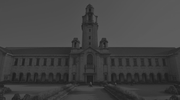
%> input picture DIP Assignment 2/Data/Images/IIScMainBuilding_LowContrast.png, 180 x 100 px, shrunk from 1200 x 667 before the run
$ octave A2Q1.m   (GNU Octave 9; MATLAB toolbox functions it lacks are replaced by stand-ins)
%> lines starting %> are read from the running program, lines starting %| are printed output that depends on the picture
### DIP Assignment 2/Source/fullScaleCE.m
function [enhcImg,counts,binLocs] = fullScaleCE(img)

% This function performs full scale contrast enhancement of input image 'img' to
% produce an output image 'enhcImg' and its histogram

% performing full scale contrast enhancement
img=double(img);
H=max(img(:));
L=min(img(:));
enhcImg=255/(H-L)*(img-L);
enhcImg(enhcImg>255)=255;
enhcImg(enhcImg<0)=0;
enhcImg=uint8(enhcImg);

% computing the histogram of enhcImg
[counts,binLocs]=myHistGS(enhcImg,256);

end


### DIP Assignment 2/Source/myHistGS.m
function [counts,binLocs] = myHistGS(img,nBins)

% This function computes the histogram of the input image 'img'
[x, y] = size(img);

binLocs = (0:nBins-1)';
counts = zeros(nBins,1);

for j = 1 : x
     for k = 1 : y
         m= img(j,k);
         counts(m+1)=counts(m+1)+1;
     end
end

end


### DIP Assignment 2/Source/imageExpOp.m
function [enhcImg,counts,binLocs] = imageExpOp(img)

% This function performs exp operation on each pixel value of input image 'img' to
% produce an output image 'enhcImg' and its histogram

% performing exp operation on the image
img=double(img);
img=img/255;
enhcImg=im2uint8(mat2gray(exp(img)));

% computing the histogram of enhcImg
[counts,binLocs]=myHistGS(enhcImg,256);

end


### DIP Assignment 2/Source/imageLogOp.m
function [enhcImg,counts,binLocs] = imageLogOp(img)

% This function performs exp operation on each pixel value of input image 'img' to
% produce an output image 'enhcImg' and its histogram

% performing log operation on the image
img=double(img);
img=img/255;
enhcImg=im2uint8(mat2gray(log(1+img)));

% computing the histogram of enhcImg
[counts,binLocs]=myHistGS(enhcImg,256);

end


### DIP Assignment 2/Source/histogramEqualisation.m
function [enhcImg,counts,binLocs] = histogramEqualisation(img)
% This function performs histogram equalization on the input image 'img' to
% produce an output image 'enhcImg' and its histogram

% performing histogram equalization on the input image
freq=myHistGS(img,256);
tot_pix=sum(freq);
pmf=freq/tot_pix;
pmf=pmf';
cdf=zeros(256,1);

cdf(1)=pmf(1);
for i = 1:255
    cdf(i+1)=cdf(i)+pmf(i+1);
end

[x, y] = size(img);
enhcImg=zeros(x,y);

for i = 1 : x
     for j = 1 : y
         enhcImg(i,j)=cdf(img(i,j)+1);
     end
end

enhcImg=im2uint8(enhcImg);

% computing the histogram of enhcImg
[counts,binLocs]=myHistGS(enhcImg,256);

end


### DIP Assignment 2/Source/myCLAHE.m
%Note : The code for implementing CLAHE has been taken from
%the internet. I have done debugging on the code and removed
%the errors. I have understood the overall algorithm and its
%operation.

function [enhcImg,counts,binLocs] = myCLAHE(img,normClipLimit)
%This function performs Conntrast-limited Adaptive Histogram Equalization (CLAHE)
% on the input image 'img' to produce an output image 'enhcImg' and its histogram

img=imresize(img,round((size(img)/8))*8);
dimI = size (img);
numTiles = [8 8];% [8 8] image blocks
dimTile = dimI ./ numTiles;%size of the single tile
fullRange = [0 255];
numBins = 256;

numPixInTile = prod (dimTile);%the number of pixels included in each block
minClipLimit = ceil (numPixInTile / numBins);
clipLimit = minClipLimit + round(normClipLimit*(numPixInTile-minClipLimit));%actual clip limit
tileMappings = makeTileMappings(img, numTiles, dimTile, numBins, clipLimit, fullRange);

enhcImg = makeClaheImage(img, tileMappings, numTiles,dimTile);

% computing the histogram of enhcImg
[counts,binLocs]=myHistGS(enhcImg,256);
end

### DIP Assignment 2/Source/makeTileMappings.m
%Note : The code for implementing CLAHE has been taken from
%the internet. I have done debugging on the code and removed
%the errors. I have understood the overall algorithm and its
%operation.

function tileMappings = makeTileMappings(I, numTiles, dimTile, numBins, clipLimit,fullRange)

% Calculate the equalized lookup table (mapping) based on cumulating the input
% histogram.
% Calculates the Clahe histogram of each Patch,
% arrangement to the corresponding position in the corresponding order.

numPixInTile = prod (dimTile);

tileMappings = cell (numTiles);% creates an empty matrix of 8 * 8 dimensions

% extract and process each tile
imgCol = 1;
for col=1:numTiles(2)
    imgRow = 1;
    for row=1:numTiles(1)

        tile = I(imgRow:imgRow+dimTile(1)-1,imgCol:imgCol+dimTile(2)-1);
        % input parsing of imhist
        tileHist = imhist (tile, numBins);% column vector, histogram on this area
        tileHist = clipHistogram(tileHist, clipLimit, numBins);
        tileMapping = makeMapping(tileHist,fullRange,numPixInTile);% histogram equalization mapping
        % assemble individual tile mappings by storing them in a cell array;
        tileMappings {row, col} = tileMapping;%the result is deposited in the final histogram matrix
        imgRow = imgRow + dimTile(1);% transform to the next block

    end
    imgCol = imgCol + dimTile(2); % move to the next column of tiles
end

end

### DIP Assignment 2/Source/makeClaheImage.m
%Note : The code for implementing CLAHE has been taken from
%the internet. I have done debugging on the code and removed
%the errors. I have understood the overall algorithm and its
%operation.

function claheI = makeClaheImage(I, tileMappings, numTiles,dimTile)
% This function interpolates between neighboring tile mappings to produce a
% new mapping in order to remove artificially induced tile borders.
% Otherwise, these borders would become quite visible. The resulting
% mapping is applied to the input image thus producing a CLAHE processed
% image.
[ri,ci] = size(I);
claheI=zeros(ri,ci);
claheI=cast(claheI, class(I));

imgTileRow=1;
for k = 1: numTiles(1) + 1
    if k == 1 %special case: top row
        imgTileNumRows = dimTile(1) / 2;
        mapTileRows = [1 1];
    else
        if k == numTiles(1)+1 %special case: bottom row
            imgTileNumRows = dimTile(1)/2;
            mapTileRows = [numTiles(1) numTiles(1)];
        else %default values
            imgTileNumRows = dimTile(1);
            mapTileRows = [k-1, k]; %[upperRow lowerRow]
        end
    end

    % loop over columns of the tileMappings cell array
    imgTileCol=1;
    for l=1:numTiles(2)+1
        if l == 1 %special case: left column
            imgTileNumCols = dimTile(2)/2;
            mapTileCols = [1, 1];
        else
            if l == numTiles(2)+1 % special case: right column
                imgTileNumCols = dimTile(2)/2;
                mapTileCols = [numTiles(2), numTiles(2)];
            else %default values
                imgTileNumCols = dimTile(2);
                mapTileCols = [l-1, l]; % right left
            end
        end

        % Extract four tile mappings
        ulMapTile = tileMappings{mapTileRows(1), mapTileCols(1)};
        urMapTile = tileMappings{mapTileRows(1), mapTileCols(2)};
        blMapTile = tileMappings{mapTileRows(2), mapTileCols(1)};
        brMapTile = tileMappings{mapTileRows(2), mapTileCols(2)};

        % Calculate assignment of pixels within a submatrix of the image specified by imgTileIdx. This
        % is done by a bilinear interpolation between four different mappings
        % in order to eliminate boundary artifacts.
        imgTileNumRows=floor(imgTileNumRows);
        imgTileNumCols=floor(imgTileNumCols);
        normFactor = imgTileNumRows*imgTileNumCols;

        for i = 1:imgTileNumRows

            for j = 1: imgTileNumCols
                rowidx = imgTileRow+i-1;
                colidx  = imgTileCol+j-1;

                claheI(rowidx, colidx) = ...
                    ((imgTileNumRows-i)*((imgTileNumCols-j)*double(ulMapTile(I(rowidx,colidx)+1))+...
                    j*double(urMapTile(I(rowidx,colidx)+1)))+...
                    i*((imgTileNumCols-j)*double(blMapTile(I(rowidx,colidx)+1))+...
                    j*double(brMapTile(I(rowidx,colidx)+1))))...
                    /normFactor;

            end
        end
        imgTileCol = imgTileCol + imgTileNumCols;

    end
    imgTileRow = imgTileRow + imgTileNumRows;
end
end

### DIP Assignment 2/Source/A2Q1.m
% Digital Image Processing - Assignment #02
% Question #01
% Author: Mohit Kumar
% Date: September 13,2021

%Note : The code for implementing CLAHE has been taken from
%the internet. I have done debugging on the code and removed
%the errors. I have understood the overall algorithm and its
%operation.

%images IIScMainBuilding_LowContrast.png, LowLight_2.png,
% LowLight_3.png, Hazy.png, StoneFace.png

clc;
clear all;
close all;

% Please run the the script for the different images (names given above)
% by changing the file name in the image_path variable.

image_path = '../Data/Images/IIScMainBuilding_LowContrast.png';
img = imread(image_path);
%> img is the input picture: size 100x180 uint8; min 26, max 96, mean 66.5

[enhcImg,counts,binLocs] = fullScaleCE(img);
%> in fullScaleCE, `img=double(img);`:
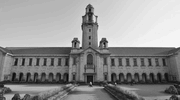
%> img: size 100x180 double; min 26, max 96, mean 66.5; mean of the top-left, top-right, bottom-left and bottom-right quarters 75.2, 84.3, 54.8, 51.5; drawn with min black and max white
%> in fullScaleCE, `H=max(img(:));`: H = 96
%> in fullScaleCE, `L=min(img(:));`: L = 26
%> after the loop in myHistGS, `for j = 1 : x`: counts = 256 values, max 761 at index 183, min 0 at index 2, mean 70.31
%> in fullScaleCE, `[counts,binLocs]=myHistGS(enhcImg,256);`: binLocs = 256 values from 0 to 255
%> binLocs = 256 values from 0 to 255

figure;
imshow(enhcImg);
title('Full Scale Contrast Enhanced Image');

figure;
stem(binLocs,counts);
grid on;
ylabel('Number of pixels  -->');
xlabel('Intensity Levels -->');
title('Histogram after full scale contrast enhancement');
%> figure, not shown here; highest point at x = 182, y = 761

[enhcImg,counts,binLocs] = imageExpOp(img);
%> in imageExpOp, `[counts,binLocs]=myHistGS(enhcImg,256);`: counts = 256 values, max 761 at index 176, min 0 at index 2, mean 70.31

figure;
imshow(enhcImg);
title('Non Linear Exponential Operation');

figure;
stem(binLocs,counts);
grid on;
ylabel('Number of pixels  -->');
xlabel('Intensity Levels -->');
title('Histogram after exponential operation');
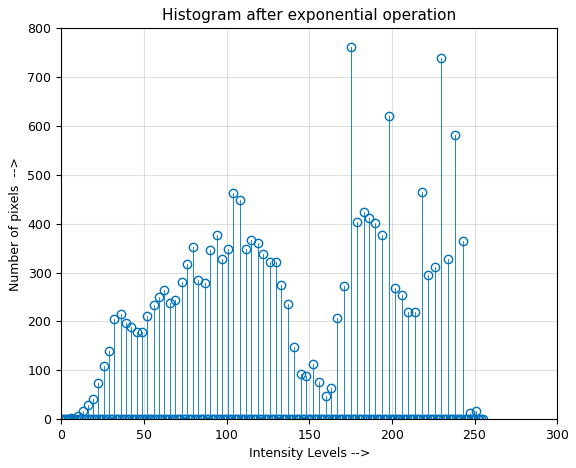
%> figure redrawn from the program's plot data; highest point at x = 175, y = 761

[enhcImg,counts,binLocs] = imageLogOp(img);
%> in imageLogOp, `[counts,binLocs]=myHistGS(enhcImg,256);`: counts = 256 values, max 761 at index 189, min 0 at index 2, mean 70.31

figure;
imshow(enhcImg);
title('Non Linear Logarithm Operation');

figure;
stem(binLocs,counts);
grid on;
ylabel('Number of pixels  -->');
xlabel('Intensity Levels -->');
title('Histogram after logarithm operation');
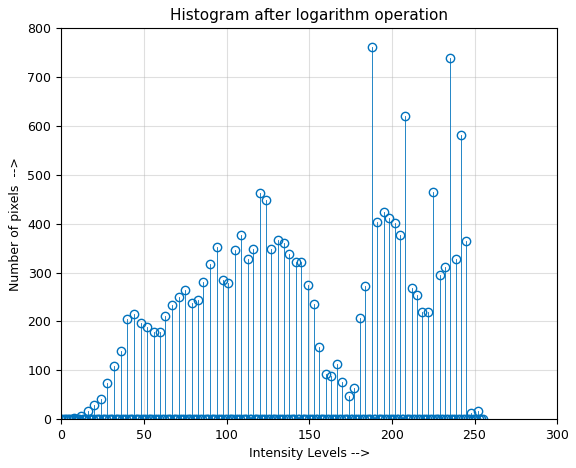
%> figure redrawn from the program's plot data; highest point at x = 188, y = 761

[enhcImg,counts,binLocs] = histogramEqualisation(img);
%> in histogramEqualisation, `freq=myHistGS(img,256);`: freq = 256 values, max 761 at index 77, min 0 at index 1, mean 70.31
%> in histogramEqualisation, `tot_pix=sum(freq);`: tot_pix = 18000
%> in histogramEqualisation, `pmf=freq/tot_pix;`: pmf = 256 values, max 0.0423 at index 77, min 0 at index 1, mean 0.00391
%> after the loop in histogramEqualisation, `for i = 1:255`: cdf = 256 values from 0 to 1
%> after the loop in histogramEqualisation, `for i = 1 : x`:
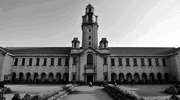
%> enhcImg: size 100x180 double; min 5.56e-05, max 1, mean 0.51
%> in histogramEqualisation, `[counts,binLocs]=myHistGS(enhcImg,256);`: counts = 256 values, max 761 at index 161, min 0 at index 4, mean 70.31

figure;
imshow(enhcImg);
title('Image after histogram equalization');

figure;
stem(binLocs,counts);
grid on;
ylabel('Number of pixels  -->');
xlabel('Intensity Levels -->');
title('Histogram of histogram equalised image');
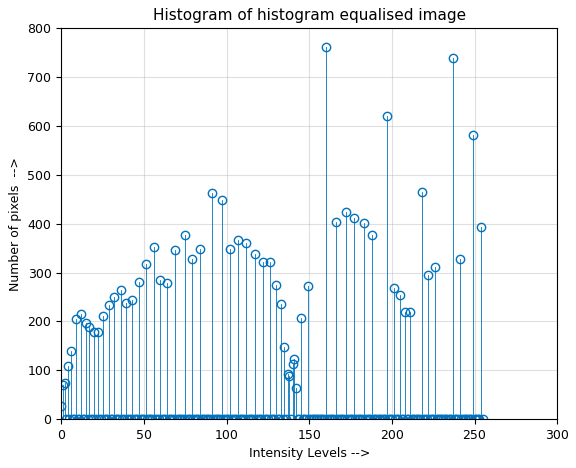
%> figure redrawn from the program's plot data; highest point at x = 160, y = 761

normClipLimit=0.01;
[enhcImg,counts,binLocs] = myCLAHE(img,normClipLimit);
%> after the loop in makeTileMappings, `for col=1:numTiles(2)`: tileMappings = 64 items
%> the loop in makeClaheImage, `for k = 1: numTiles(1) + 1` made 9 passes
%> imgTileRow on passes 1 to 9: 7, 20, 33, 46, 59, 72, 85, 98, 104
%> after the loop in makeClaheImage, `for k = 1: numTiles(1) + 1`:
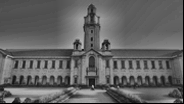
%> claheI: size 104x184 uint8; min 0, max 187, mean 98.3
%> after the loop in makeClaheImage, `for k = 1: numTiles(1) + 1`: imgTileNumCols = 11; imgTileNumRows = 6; mapTileCols = [8 8]
%> in myCLAHE, `[counts,binLocs]=myHistGS(enhcImg,256);`: counts = 256 values, max 505 at index 94, min 0 at index 2, mean 74.75

figure;
imshow(enhcImg);
title('Image after CLAHE operation');

figure;
stem(binLocs,counts);
grid on;
ylabel('Number of pixels  -->');
xlabel('Intensity Levels -->');
title('Histogram of CLAHE image');
%> figure, not shown here; highest point at x = 93, y = 505

[counts,binLocs]=myHistGS(img,256);
%> counts has the same summary as freq in histogramEqualisation

figure;
imshow(img);
title('Original Image');

figure;
stem(binLocs,counts);
grid on;
ylabel('Number of pixels  -->');
xlabel('Intensity Levels -->');
title('Image Histogram');
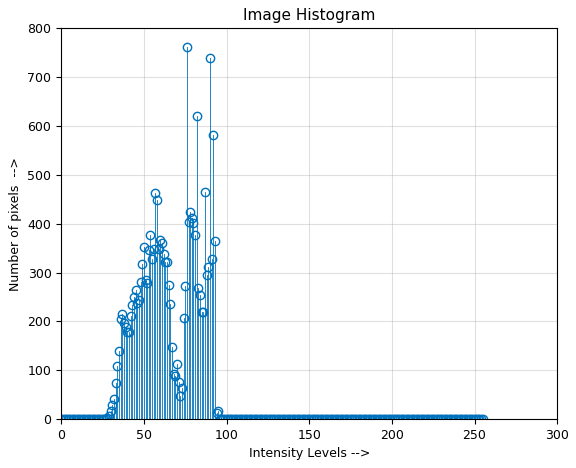
%> figure redrawn from the program's plot data; highest point at x = 76, y = 761

output_dirpath = '../Data/Outputs/';
if ~exist(output_dirpath, 'dir')
    mkdir(output_dirpath)
end

h1=figure(1);
output_path = fullfile(output_dirpath, 'FullScaleContrastEnhancedImage.png');
saveas(h1, output_path);

h2=figure(2);
output_path = fullfile(output_dirpath, 'FullScaleContrastEnhancedImageHistogram.png');
saveas(h2, output_path);

h3=figure(3);
output_path = fullfile(output_dirpath, 'ExponentialOpImage.png');
saveas(h3, output_path);

h4=figure(4);
output_path = fullfile(output_dirpath, 'ExponentialOpImageHistogram.png');
saveas(h4, output_path);

h5=figure(5);
output_path = fullfile(output_dirpath, 'LogarithmOpImage.png');
saveas(h5, output_path);

h6=figure(6);
output_path = fullfile(output_dirpath, 'LogarithmOpImageHistogram.png');
saveas(h6, output_path);

h7=figure(7);
output_path = fullfile(output_dirpath, 'HistogramEqualisedImage.png');
saveas(h7, output_path);

h8=figure(8);
output_path = fullfile(output_dirpath, 'HistogramEqualizedImageHistogram.png');
saveas(h8, output_path);

h9=figure(9);
output_path = fullfile(output_dirpath, 'CLAHEImage.png');
saveas(h9, output_path);

h10=figure(10);
output_path = fullfile(output_dirpath, 'CLAHEImageHistogram.png');
saveas(h10, output_path);

h11=figure(11);
output_path = fullfile(output_dirpath, 'OriginalImage.png');
saveas(h11, output_path);

h12=figure(12);
output_path = fullfile(output_dirpath, 'OriginalImageHistogram.png');
saveas(h12, output_path);
